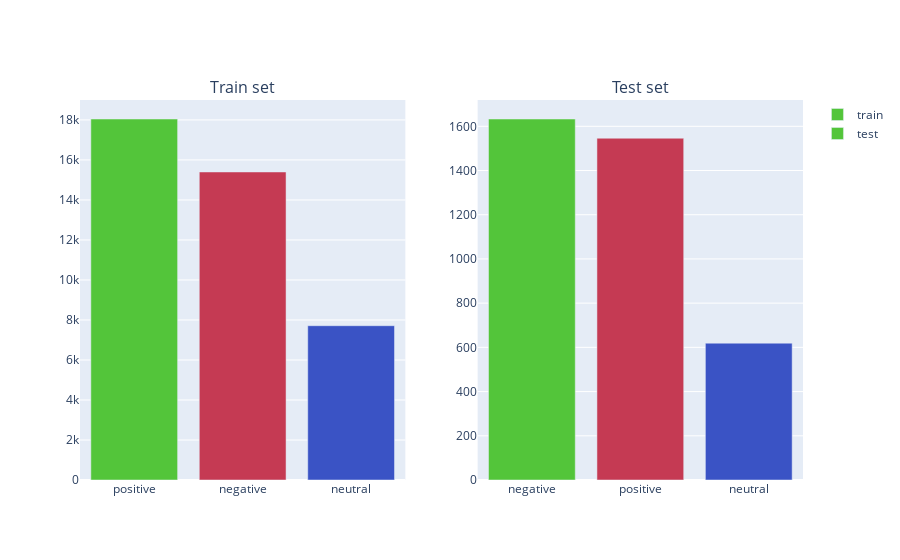

Here is the notebook cell this chart was saved with:
### Code cell
fig=make_subplots(1,2,subplot_titles=('Train set','Test set'))
x=train.sentiment.value_counts()
fig.add_trace(go.Bar(x=x.index,y=x.values,marker_color=['#53C53A','#C53A53','#3A53C5'],name='train'),row=1,col=1)
x=test.sentiment.value_counts()
fig.add_trace(go.Bar(x=x.index,y=x.values,marker_color=['#53C53A','#C53A53','#3A53C5'],name='test'),row=1,col=2)

### Figure 1 — Plotly figure (JSON) as saved in the notebook; plotly's stock layout.template omitted (floating-point values rounded to 4 significant figures)
{"data": [{"marker": {"color": ["#53C53A", "#C53A53", "#3A53C5"]}, "name": "train", "type": "bar", "x": ["positive", "negative", "neutral"], "xaxis": "x", "y": [18046, 15398, 7713], "yaxis": "y"}, {"marker": {"color": ["#53C53A", "#C53A53", "#3A53C5"]}, "name": "test", "type": "bar", "x": ["negative", "positive", "neutral"], "xaxis": "x2", "y": [1633, 1546, 619], "yaxis": "y2"}], "layout": {"annotations": [{"font": {"size": 16}, "showarrow": false, "text": "Train set", "x": 0.225, "xanchor": "center", "xref": "paper", "y": 1, "yanchor": "bottom", "yref": "paper"}, {"font": {"size": 16}, "showarrow": false, "text": "Test set", "x": 0.775, "xanchor": "center", "xref": "paper", "y": 1, "yanchor": "bottom", "yref": "paper"}], "xaxis": {"anchor": "y", "domain": [0, 0.45]}, "xaxis2": {"anchor": "y2", "domain": [0.55, 1]}, "yaxis": {"anchor": "x", "domain": [0, 1]}, "yaxis2": {"anchor": "x2", "domain": [0, 1]}}}
